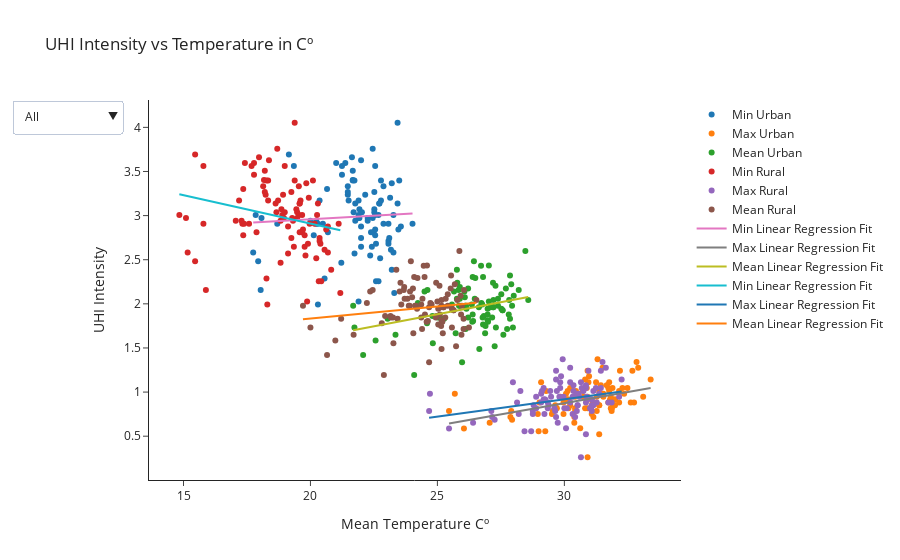

This figure's notebook cell:
### Code cell
fig = go.Figure()

# Section for Urban vs UHI Intensity
fig.add_trace(go.Scatter(y=df_min["Mean"], x=urban_summer_df_min["Mean"],
                    mode='markers',
                    name='Min Urban'))
fig.add_trace(go.Scatter(y= df_max["Mean"], x=urban_summer_df_max["Mean"],
                    mode='markers',
                    name='Max Urban'))
fig.add_trace(go.Scatter(y=df_mean["Mean"], x=urban_summer_df_mean["Mean"],
                    mode='markers',
                    name='Mean Urban'))

# Section for Rural vs UHI Intensity
fig.add_trace(go.Scatter(y=df_min["Mean"], x=rural_summer_df_min["Mean"],
                    mode='markers',
                    name='Min Rural'))
fig.add_trace(go.Scatter(y= df_max["Mean"], x=rural_summer_df_max["Mean"],
                    mode='markers',
                    name='Max Rural'))
fig.add_trace(go.Scatter(y=df_mean["Mean"], x=rural_summer_df_mean["Mean"],
                    mode='markers',
                    name='Mean Rural'))

fig.add_trace(go.Line(x=x_min_urban, y=y_urban_min,
                    mode='lines',
                    name='Min Linear Regression Fit'))
fig.add_trace(go.Line(x=x_max_urban, y=y_urban_max,
                    mode='lines',
                    name='Max Linear Regression Fit'))
fig.add_trace(go.Line(x=x_mean_urban, y=y_urban_mean,
                    mode='lines',
                    name='Mean Linear Regression Fit'))

fig.add_trace(go.Line(x=x_min_rural, y=y_rural_min,
                    mode='lines',
                    name='Min Linear Regression Fit'))
fig.add_trace(go.Line(x=x_max_rural, y=y_rural_max,
                    mode='lines',
                    name='Max Linear Regression Fit'))
fig.add_trace(go.Line(x=x_mean_rural, y=y_rural_mean,
                    mode='lines',
                    name='Mean Linear Regression Fit'))


fig.update_layout(
    updatemenus=[
        dict(
            active=0,
            buttons=list([
                dict(label="All",
                     method="update",
                     args=[{"visible": [True, True, True, True, True, True, False, False, False, False, False, False]},
                           {"title": "UHI Intensity vs Temperature Cº in Urban area",
                            "annotations": []}]),
                dict(label="Min Urban",
                     method="update",
                     args=[{"visible": [True, False, False, False, False, False, True, False, False, False, False, False]},
                           {"title": "UHI Intensity vs Temperature Cº for Minimum Values in Urban area",
                            "annotations": []}]),
                dict(label="Max Urban",
                     method="update",
                     args=[{"visible": [False, True, False, False, False, False, False, True, False, False, False, False]},
                           {"title": "UHI Intensity vs Temperature Cº for Maximum Values in Urban area",
                            "annotations": []}]),
                dict(label="Mean Urban",
                     method="update",
                     args=[{"visible": [False, False, True, False, False, False, False, False, True, False, False, False]},
                           {"title": "UHI Intensity vs Temperature Cº for Mean Values in Urban area",
                            "annotations": []}]),
                dict(label="Min Rural",
                     method="update",
                     args=[{"visible": [False, False, False, True, False, False, False, False, False, True, False, False]},
                           {"title": "UHI Intensity vs Temperature Cº for Minimum Values in Rural area",
                            "annotations": []}]),
                dict(label="Max Rural",
                     method="update",
                     args=[{"visible": [False, False, False, False, True, False, False, False, False, False, True, False]},
                           {"title": "UHI Intensity vs Temperature Cº for Maximum Values in Rural area",
                            "annotations": []}]),
                dict(label="Mean Rural",
                     method="update",
                     args=[{"visible": [False, False, False, False, False, True, False, False, False, False, False, True]},
                           {"title": "UHI Intensity vs Temperature Cº for Mean Values in Rural area",
                            "annotations": []}]),
            ]),
        )
    ])

fig.update_layout(title='UHI Intensity vs Temperature in Cº',
                   yaxis_title='UHI Intensity',
                   xaxis_title='Mean Temperature Cº',
                   template="simple_white")

fig.show()
